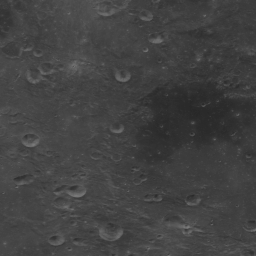
#> input picture Docs/doc_images/0002_hr.png, 256 x 256 px, given in place of sr_0000_hr.png, which was not available
$ jupyter execute --allow-errors subplots_compare.ipynb   (older library calls are emulated)
#> lines starting #> are read from the running program, lines starting #| are printed output that depends on the picture; pictures that were not available may be replaced by others from this repository, and a replacement may not be noted
#> further down, image_sr is the input picture: shape (256, 256, 4); mean R, G, B, A 66.1, 66.1, 66.1, 255
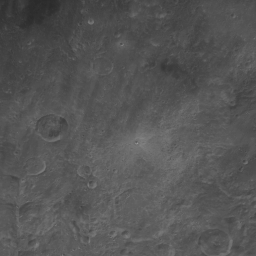
#> input picture Docs/doc_images/0000_hr.png, 256 x 256 px, found by its file name
#> further down, image_hr is the input picture: shape (256, 256, 4); mean R, G, B, A 85.5, 85.5, 85.5, 255
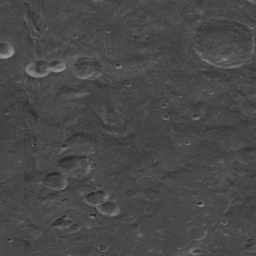
#> input picture Docs/doc_images/0005_hr.png, 256 x 256 px, given in place of 0000_hr_lr.png, which was not available
#> further down, image_bic is the input picture: shape (256, 256, 4); mean R, G, B, A 72.8, 72.8, 72.8, 255
[cell 1]
import numpy as np
import math
from skimage import io
from skimage.measure import compare_ssim
import matplotlib.pyplot as plt

hr_dir = '/home/alice/alice/masters_project/MoonSRCNN-master/dataset2/validation/'
bic_dir = '/home/alice/alice/masters_project/MoonSRCNN-master/dataset2/val_bic/'
sr_dir = '/home/alice/alice/masters_project/MoonSRCNN-master/dataset2/val_sr/'

dest_dir = '/home/alice/alice/masters_project/MoonSRCNN-master/outputs/'


sample_img = ['0000_hr.png', '0006_hr.png', '0012_hr.png']

def calc_mse(img1, img2):
    mse = np.mean( (img1 - img2) ** 2 )
    return mse

def calc_psnr(img1, img2):

    m = calc_mse(img1, img2)
    if m == 0:
        return 100
    PIXEL_MAX = 255.0
    return 20 * math.log10(PIXEL_MAX / math.sqrt(m))

def calc_ssim(img1, img2):
    s = compare_ssim(img1, img2, multichannel=True)
    return s

def rgb2gray(rgb):
    return np.dot(rgb[...,:3], [0.2989, 0.5870, 0.1140])

def calc_albedo(img):
    img = rgb2gray(img)/255 * 100
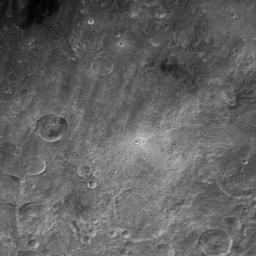
#> img: shape (256, 256) float64; min 16.47, max 60.39, mean 33.5; drawn with min black and max white
#> `albedo = calc_albedo(image_hr)`: albedo = 33.53
    return np.mean(img)

fig, axes = plt.subplots(3,3, figsize=(8,6))

letters = ['a','b','c','d','e','f','g','h', 'i']

#> (the rest of this cell did not finish here and is left out)

#> in calc_albedo (call 2), `img = rgb2gray(img)/255 * 100`:
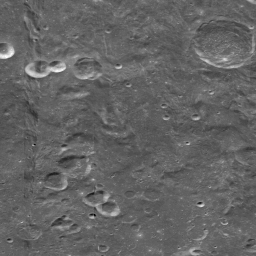
#> img: shape (256, 256) float64; min 9.02, max 58.82, mean 28.5; drawn with min black and max white
#> `albedo = calc_albedo(image_bic)`: albedo = 28.54
    mse = calc_mse(image_hr, image_bic)
#> in calc_mse, `mse = np.mean( (img1 - img2) ** 2 )`: mse = 70.09
    psnr = calc_psnr(image_hr, image_bic)
#> `psnr = calc_psnr(image_hr, image_bic)`: psnr = 29.67
    ssim = calc_ssim(image_hr, image_bic)
#> in calc_ssim, `s = compare_ssim(img1, img2, multichannel=True)`: s = 0.685
    ax.set_xticks([])
    ax.set_yticks([])
    ax.imshow(image_bic)

    ax.set_xlabel('MSE: {:.1f} | PSNR: {:.1f}'
                '\nSSIM {:.1f} |  Albedo: {:.1f}'
                .format(mse, psnr, ssim, albedo))


    ax = axes[i,2]
    ax.set_title('({:s}) SR'.format(letters[i*3+2]), fontweight="bold")
    albedo = calc_albedo(image_sr)
#> in calc_albedo (call 3), `img = rgb2gray(img)/255 * 100`:
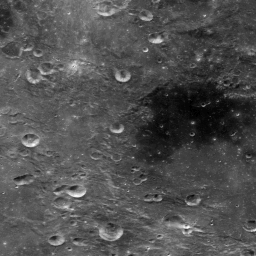
#> img: shape (256, 256) float64; min 15.68, max 47.84, mean 25.9; drawn with min black and max white
#> `albedo = calc_albedo(image_sr)`: albedo = 25.93
    mse = calc_mse(image_hr, image_sr)
#> `mse = calc_mse(image_hr, image_sr)`: mse = 78.06
    psnr = calc_psnr(image_hr, image_sr)
#> `psnr = calc_psnr(image_hr, image_sr)`: psnr = 29.21
    ssim = calc_ssim(image_hr, image_sr)
#> `ssim = calc_ssim(image_hr, image_sr)`: ssim = 0.698
    ax.set_xticks([])
    ax.set_yticks([])
    ax.imshow(image_sr)

    ax.set_xlabel('MSE: {:.1f} | PSNR: {:.1f}'
                '\nSSIM {:.1f} |  Albedo: {:.1f}'
                .format(mse, psnr, ssim, albedo))

fig.tight_layout()
fig.savefig(dest_dir+'comparisons.png', dpi=1000)
